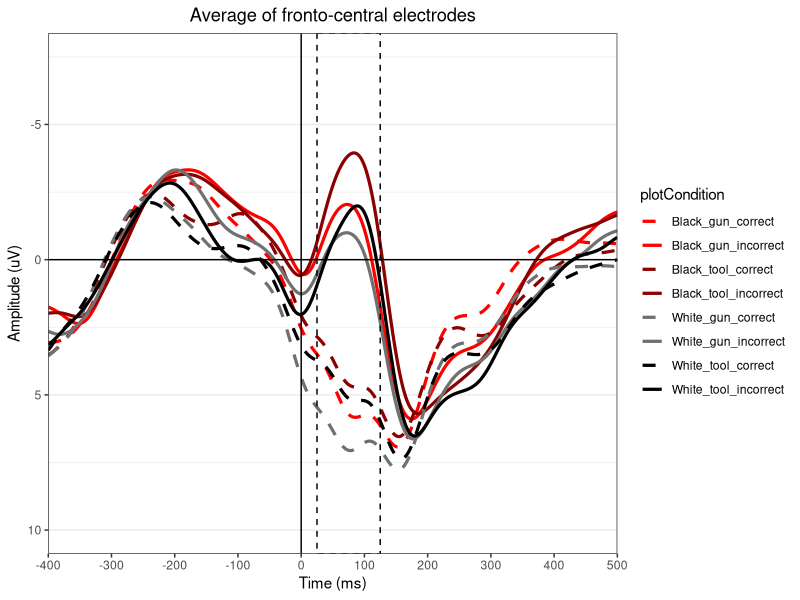
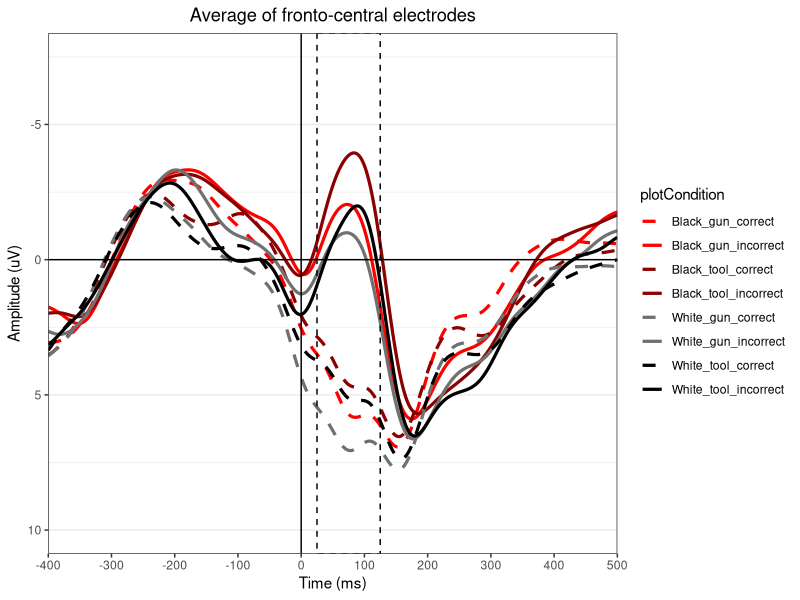

Recreate these plots in R, in order.
grand = read.delim("./EFbias data/5 waveforms/data/Data for grand averages_allelec.txt")

# plot grand averages
require(ggplot2)
require(colorspace)
require(grid)

condLine <- c("Black_gun_correct" = "dashed",    # CRN is dashed
              "Black_tool_correct" = "dashed", 
              "White_gun_correct" = "dashed", 
              "White_tool_correct" = "dashed",
              "Black_gun_incorrect" = "solid",  # ERN is solid
              "Black_tool_incorrect" = "solid", 
              "White_gun_incorrect" = "solid", 
              "White_tool_incorrect" = "solid")


condColors <- c("Black_gun_correct" = "red", 
                "Black_tool_correct" = "darkred", 
                "White_gun_correct" = "gray44", 
                "White_tool_correct" = "black",
                "Black_gun_incorrect" = "red", 
                "Black_tool_incorrect" = "darkred", 
                "White_gun_incorrect" = "gray44", 
                "White_tool_incorrect" = "black")

ERPline = geom_line(lwd=1.1,
                    #linetype=plotCondition,
                    aes(color = plotCondition, linetype = plotCondition))


ERNbox = annotate("rect",
                 xmin=25, xmax=125, ymin=-Inf, ymax=Inf, 
                 alpha=0,
                 fill="#F0E0FF",
                 color="black", 
                 linetype="dashed") 

none = element_blank() 

# average of all 9 electrodes
ggplot(data=grand, aes(Time, avgElec, group = plotCondition)) + 
  ERPline + 
  ERNbox + 
  theme_bw() + 
  theme(panel.grid.major.x = none, panel.grid.minor.x = none) +
  scale_x_continuous("Time (ms)", 
                     limits=c(-400, 500), 
                     expand=c(0,0),   # expand=c(0,0) removes extra space before & after data
                     breaks=c(-400, -300, -200, -100, 0, 100, 200, 300, 400, 500)) +
  geom_hline(yintercept=0) + # adds x axis
  geom_vline(xintercept=0) +
  scale_y_reverse(limits =c(10, -7.5)) +  # scale_y_reverse flips y axis
  ylab("Amplitude (uV)") +
  scale_color_manual(values=condColors) +
  scale_linetype_manual(values=condLine) +
  ggtitle("Average of fronto-central electrodes") +
  theme(plot.title = element_text(hjust = 0.5)) # center title

ggsave("./EFbias data/5 waveforms/Grand_9elec.tiff", width=12, height=8)

